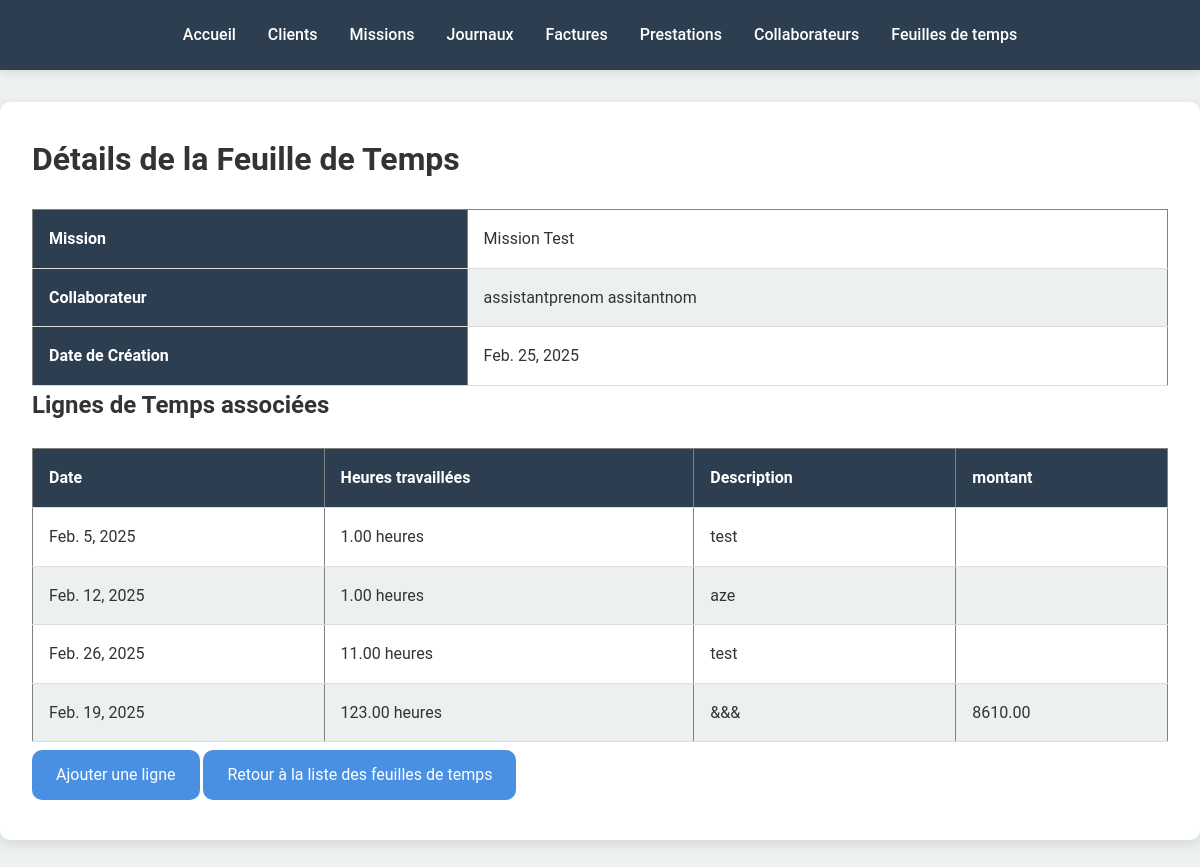
/feuiiles-de-temps/3/ (signed in), run on the app's committed database.
### projManagement/models.py (models this page shows, shortened)
class FeuilleDeTemps(models.Model):
    mission = models.ForeignKey('Mission', on_delete=models.CASCADE, related_name='feuilles_de_temps')
    collaborateur = models.ForeignKey(Collaborateur, on_delete=models.CASCADE, related_name='feuilles_de_temps')
    date_creation = models.DateField(default=now, editable=True)

class Mission(models.Model):
    title = models.CharField(max_length=255)
    description = models.TextField(blank=True, null=True)
    start_date = models.DateField()
    end_date = models.DateField(blank=True, null=True)
    client = models.ForeignKey(Client, on_delete=models.CASCADE, related_name="missions")
    libelle = models.CharField(max_length=255, default = '')
    budget = models.DecimalField(max_digits=10, decimal_places=2, default=0)
    statut = models.CharField(max_length=20, choices=[("en cours", "En cours"), ("en attente", "En attente"), ("fermé", "Fermé")], default='En attente')

class Collaborateur(models.Model):
    class Role(models.TextChoices):
        COMPTABLE  = 'COMPTABLE', 'Comptable'
        DIRECTEUR  = 'RAF', 'Responsable administratif et financier'
        ASSOCIE  = 'ASSOCIE', 'Associé'
    nom = models.CharField(max_length=100)
    prenom = models.CharField(max_length=100)
    email = models.EmailField(unique=True)
    password = models.CharField(max_length=128)
    role = models.CharField(max_length=10, choices=Role.choices)
    tarif_horaire = models.DecimalField(max_digits=10, decimal_places=2)

class LigneDeFeuilleDeTemps(models.Model):
    feuille_de_temps = models.ForeignKey(FeuilleDeTemps, on_delete=models.CASCADE, related_name='lignes')
    date = models.DateField()
    heures_travaillees = models.DecimalField(max_digits=5, decimal_places=2)
    description = models.TextField()
    montant = models.DecimalField(max_digits=10, decimal_places=2, null=True, blank=True)

### projManagement/views.py (the view)
# urls.py: path('feuiiles-de-temps/<int:id>/' ,views.detail_feuille_de_temps, name ='detail_feuille_de_temps'),
def detail_feuille_de_temps(request, id):
    feuille = FeuilleDeTemps.objects.filter(id=id).first()
    return render (request,'projManagement/detialFeuilleDeTemps.html', {'feuille' : feuille})

### projManagement/templates/projManagement/detialFeuilleDeTemps.html
{% extends 'projManagement/overlay.html' %}
{% block content %}
<h1>Détails de la Feuille de Temps</h1>
<table border="1">
    <tr>
        <th>Mission</th>
        <td>{{ feuille.mission.title }}</td>
    </tr>
    <tr>
        <th>Collaborateur</th>
        <td>{{ feuille.collaborateur.prenom }} {{ feuille.collaborateur.nom }}</td>
    </tr>
    <tr>
        <th>Date de Création</th>
        <td>{{ feuille.date_creation }}</td>
    </tr>
</table>
<h2>Lignes de Temps associées</h2>
<table border="1">
    <thead>
        <tr>
            <th>Date</th>
            <th>Heures travaillées</th>
            <th>Description</th>
            <th>montant</th>
        </tr>
    </thead>
    <tbody>
        {% for ligne in feuille.lignes.all %}
        <tr>
            <td>{{ ligne.date }}</td>
            <td>{{ ligne.heures_travaillees }} heures</td>
            <td>{{ ligne.description }}</td>
            <td>{{ ligne.montant|floatformat:2 }}</td>
        </tr>
        {% empty %}
        <tr>
            <td colspan="3">Aucune ligne de temps associée.</td>
        </tr>
        {% endfor %}
    </tbody>
</table>
<a href="{% url 'ajouter_ligne_feuille_de_temps' feuille.id %}" class="btn">Ajouter une ligne</a>
<a href="{% url 'feuilles_de_temps' %}" class="btn">Retour à la liste des feuilles de temps</a>
{% endblock %}

### projManagement/static/projManagement/style.css (style rules this page uses)
:root { --font-family: 'Roboto', sans-serif; --primary: #4a90e2; --primary-hover: #357ABD; --secondary: #2c3e50; --accent: #e74c3c; --bg-light: #ecf0f1; --bg-white: #ffffff; --text: #333333; --header-height: 70px; --border-radius: 10px; --box-shadow: 0 4px 12px rgba(0, 0, 0, 0.1); }
* { margin: 0; padding: 0; box-sizing: border-box; }
html { scroll-behavior: smooth; }
body { font-family: var(--font-family); background: var(--bg-light); color: var(--text); line-height: 1.6; padding-top: var(--header-height); }
a { color: var(--primary); text-decoration: none; transition: color 0.3s ease; }
table { width: 100%; border-collapse: collapse; margin-top: 1.5rem; }
th, td { padding: 1rem; text-align: left; border-bottom: 1px solid #ddd; }
th { background: var(--secondary); color: #fff; font-weight: 600; }
tr:nth-child(even) { background: var(--bg-light); }
.btn { display: inline-block; padding: 0.75rem 1.5rem; background: var(--primary); color: #fff; border: none; border-radius: var(--border-radius); font-size: 1rem; cursor: pointer; transition: background 0.3s ease; margin: 0.5rem 0; }

### data on the page
FeuilleDeTemps: mission "Mission Test", collaborateur.prenom "assistantprenom", collaborateur.nom "assitantnom", date_creation "Feb. 25, 2025"
LigneDeFeuilleDeTemps: date "Feb. 5, 2025", heures_travaillees "1.00", description "test"
LigneDeFeuilleDeTemps: date "Feb. 12, 2025", heures_travaillees "1.00", description "aze"
LigneDeFeuilleDeTemps: date "Feb. 26, 2025", heures_travaillees "11.00", description "test"
LigneDeFeuilleDeTemps: date "Feb. 19, 2025", heures_travaillees "123.00", description "&&&", montant "8610.00"
